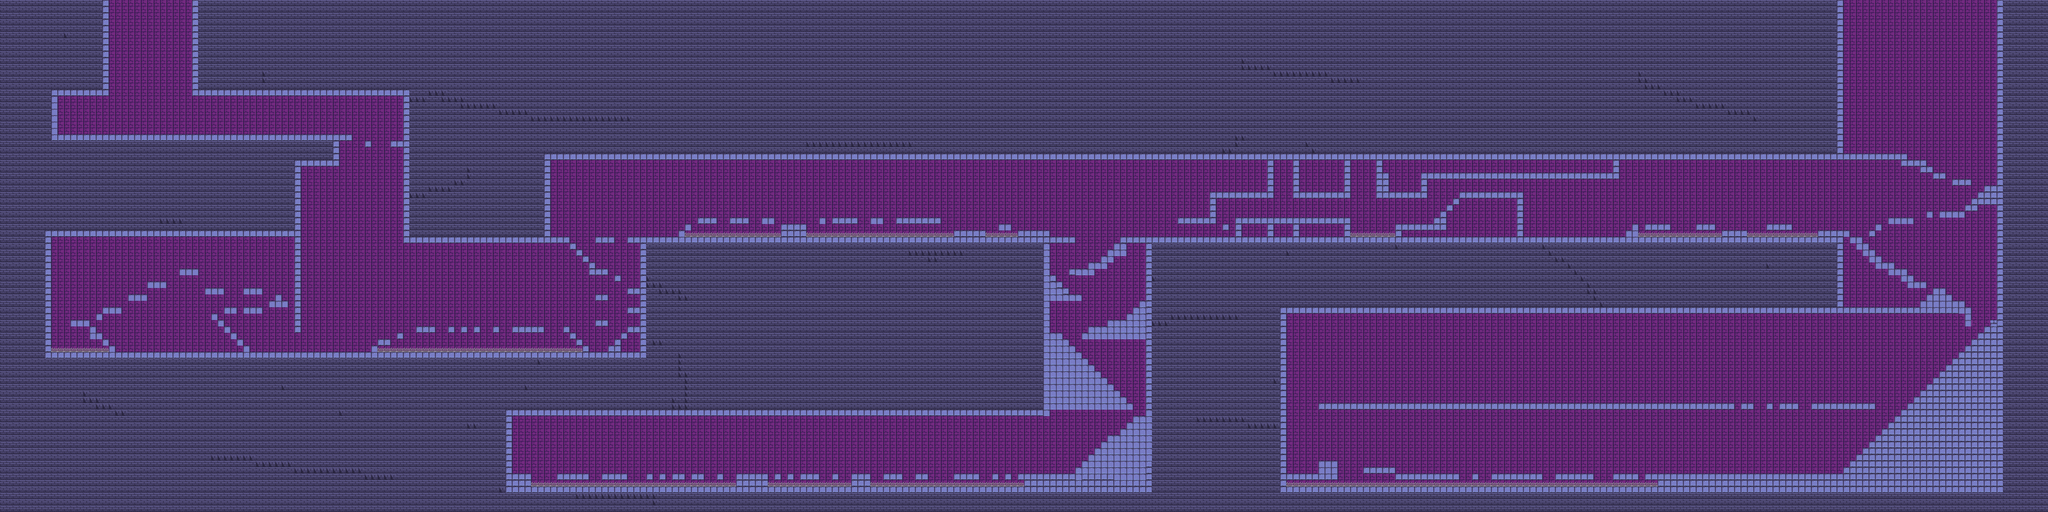

A level layout from a 2D game, rendered from its tile map. Below: a short description, then the map file with tile-grid data replaced by summaries:
An orthogonal 320x80 tile map with 16x16 px tiles, 3 tile layers (Capa fondo, Capa suelo, Capa plataformas), 3 tilesets and 293 objects.

<map version="1.10" tiledversion="1.10.2" orientation="orthogonal" renderorder="right-down" width="320" height="80" tilewidth="16" tileheight="16" infinite="0" nextlayerid="6" nextobjectid="312">
 <tileset firstgid="1" source="Castillo.tsx" />
 <tileset firstgid="172" source="plataformas.tsx" />
 <tileset firstgid="352" source="Decoracion.tsx" />
 <layer id="1" name="Capa fondo" width="320" height="80">
  <data>[25600 cells, 25600 non-empty, 4 distinct tile ids]</data>
 </layer>
 <layer id="2" name="Capa suelo" width="320" height="80">
  <data>[25600 cells, 2142 non-empty, 9 distinct tile ids]</data>
 </layer>
 <layer id="4" name="Capa plataformas" width="320" height="80">
  <data>[25600 cells, 1573 non-empty, 8 distinct tile ids]</data>
 </layer>
 <objectgroup id="5" name="Capa colision">
  <properties>
   <property name="name" value="Solid" />
  </properties>
  <!-- 293 objects omitted --></objectgroup>
</map>
<!-- 293 of 293 objects omitted -->
